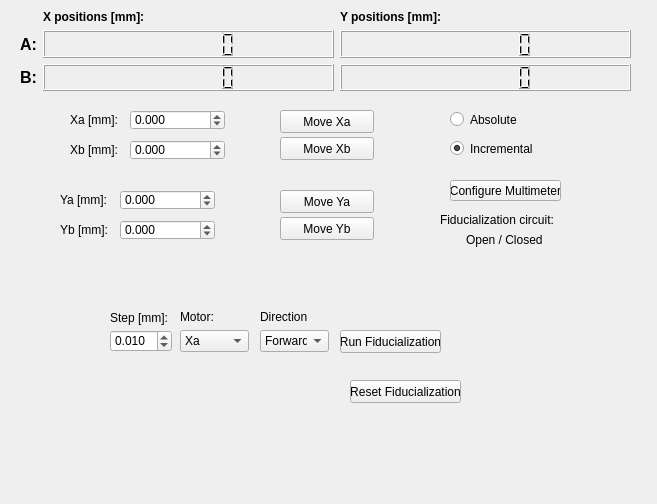
<?xml version="1.0" encoding="UTF-8"?>
<ui version="4.0">
 <class>HorizontalFiducialization</class>
 <widget class="QWidget" name="HorizontalFiducialization">
  <property name="geometry">
   <rect>
    <x>0</x>
    <y>0</y>
    <width>657</width>
    <height>504</height>
   </rect>
  </property>
  <property name="windowTitle">
   <string>Form</string>
  </property>
  <widget class="QLabel" name="label">
   <property name="geometry">
    <rect>
     <x>70</x>
     <y>110</y>
     <width>51</width>
     <height>20</height>
    </rect>
   </property>
   <property name="text">
    <string>Xa [mm]:</string>
   </property>
  </widget>
  <widget class="QLabel" name="label_2">
   <property name="geometry">
    <rect>
     <x>70</x>
     <y>140</y>
     <width>51</width>
     <height>20</height>
    </rect>
   </property>
   <property name="text">
    <string>Xb [mm]:</string>
   </property>
  </widget>
  <widget class="QLabel" name="label_3">
   <property name="geometry">
    <rect>
     <x>60</x>
     <y>190</y>
     <width>51</width>
     <height>20</height>
    </rect>
   </property>
   <property name="text">
    <string>Ya [mm]:</string>
   </property>
  </widget>
  <widget class="QLabel" name="label_4">
   <property name="geometry">
    <rect>
     <x>60</x>
     <y>220</y>
     <width>51</width>
     <height>20</height>
    </rect>
   </property>
   <property name="text">
    <string>Yb [mm]:</string>
   </property>
  </widget>
  <widget class="QDoubleSpinBox" name="dsb_Xa_pos">
   <property name="geometry">
    <rect>
     <x>130</x>
     <y>110</y>
     <width>95</width>
     <height>20</height>
    </rect>
   </property>
   <property name="decimals">
    <number>3</number>
   </property>
   <property name="minimum">
    <double>-999999.000000000000000</double>
   </property>
   <property name="maximum">
    <double>999999.000000000000000</double>
   </property>
  </widget>
  <widget class="QDoubleSpinBox" name="dsb_Xb_pos">
   <property name="geometry">
    <rect>
     <x>130</x>
     <y>140</y>
     <width>95</width>
     <height>20</height>
    </rect>
   </property>
   <property name="decimals">
    <number>3</number>
   </property>
   <property name="minimum">
    <double>-999999.000000000000000</double>
   </property>
   <property name="maximum">
    <double>999999.000000000000000</double>
   </property>
  </widget>
  <widget class="QDoubleSpinBox" name="dsb_Yb_pos">
   <property name="geometry">
    <rect>
     <x>120</x>
     <y>220</y>
     <width>95</width>
     <height>20</height>
    </rect>
   </property>
   <property name="decimals">
    <number>3</number>
   </property>
   <property name="minimum">
    <double>-999999.000000000000000</double>
   </property>
   <property name="maximum">
    <double>999999.000000000000000</double>
   </property>
  </widget>
  <widget class="QDoubleSpinBox" name="dsb_Ya_pos">
   <property name="geometry">
    <rect>
     <x>120</x>
     <y>190</y>
     <width>95</width>
     <height>20</height>
    </rect>
   </property>
   <property name="decimals">
    <number>3</number>
   </property>
   <property name="minimum">
    <double>-999999.000000000000000</double>
   </property>
   <property name="maximum">
    <double>999999.000000000000000</double>
   </property>
  </widget>
  <widget class="QPushButton" name="pbt_move_Xa">
   <property name="geometry">
    <rect>
     <x>280</x>
     <y>110</y>
     <width>94</width>
     <height>23</height>
    </rect>
   </property>
   <property name="text">
    <string>Move Xa</string>
   </property>
  </widget>
  <widget class="QPushButton" name="pbt_move_Xb">
   <property name="geometry">
    <rect>
     <x>280</x>
     <y>137</y>
     <width>94</width>
     <height>23</height>
    </rect>
   </property>
   <property name="text">
    <string>Move Xb</string>
   </property>
  </widget>
  <widget class="QPushButton" name="pbt_move_Yb">
   <property name="geometry">
    <rect>
     <x>280</x>
     <y>217</y>
     <width>94</width>
     <height>23</height>
    </rect>
   </property>
   <property name="text">
    <string>Move Yb</string>
   </property>
  </widget>
  <widget class="QPushButton" name="pbt_move_Ya">
   <property name="geometry">
    <rect>
     <x>280</x>
     <y>190</y>
     <width>94</width>
     <height>23</height>
    </rect>
   </property>
   <property name="text">
    <string>Move Ya</string>
   </property>
  </widget>
  <widget class="QDoubleSpinBox" name="dsb_fiduc_step">
   <property name="geometry">
    <rect>
     <x>110</x>
     <y>330</y>
     <width>62</width>
     <height>22</height>
    </rect>
   </property>
   <property name="decimals">
    <number>3</number>
   </property>
   <property name="value">
    <double>0.010000000000000</double>
   </property>
  </widget>
  <widget class="QComboBox" name="cmb_x_motor">
   <property name="geometry">
    <rect>
     <x>180</x>
     <y>330</y>
     <width>69</width>
     <height>22</height>
    </rect>
   </property>
   <item>
    <property name="text">
     <string>Xa</string>
    </property>
   </item>
   <item>
    <property name="text">
     <string>Xb</string>
    </property>
   </item>
  </widget>
  <widget class="QPushButton" name="pbt_fiducialization">
   <property name="geometry">
    <rect>
     <x>340</x>
     <y>330</y>
     <width>101</width>
     <height>23</height>
    </rect>
   </property>
   <property name="text">
    <string>Run Fiducialization</string>
   </property>
  </widget>
  <widget class="QComboBox" name="cmb_x_motor_dir">
   <property name="geometry">
    <rect>
     <x>260</x>
     <y>330</y>
     <width>69</width>
     <height>22</height>
    </rect>
   </property>
   <item>
    <property name="text">
     <string>Forward</string>
    </property>
   </item>
   <item>
    <property name="text">
     <string>Backward</string>
    </property>
   </item>
  </widget>
  <widget class="QRadioButton" name="rdb_absolute">
   <property name="geometry">
    <rect>
     <x>450</x>
     <y>111</y>
     <width>95</width>
     <height>17</height>
    </rect>
   </property>
   <property name="text">
    <string>Absolute</string>
   </property>
   <property name="checked">
    <bool>false</bool>
   </property>
  </widget>
  <widget class="QRadioButton" name="rdb_incremental">
   <property name="enabled">
    <bool>true</bool>
   </property>
   <property name="geometry">
    <rect>
     <x>450</x>
     <y>140</y>
     <width>95</width>
     <height>17</height>
    </rect>
   </property>
   <property name="text">
    <string>Incremental</string>
   </property>
   <property name="checked">
    <bool>true</bool>
   </property>
  </widget>
  <widget class="QLabel" name="label_5">
   <property name="geometry">
    <rect>
     <x>260</x>
     <y>310</y>
     <width>47</width>
     <height>13</height>
    </rect>
   </property>
   <property name="text">
    <string>Direction:</string>
   </property>
  </widget>
  <widget class="QLabel" name="label_6">
   <property name="geometry">
    <rect>
     <x>180</x>
     <y>310</y>
     <width>47</width>
     <height>13</height>
    </rect>
   </property>
   <property name="text">
    <string>Motor:</string>
   </property>
  </widget>
  <widget class="QLabel" name="label_7">
   <property name="geometry">
    <rect>
     <x>110</x>
     <y>310</y>
     <width>61</width>
     <height>16</height>
    </rect>
   </property>
   <property name="text">
    <string>Step [mm]:</string>
   </property>
  </widget>
  <widget class="QPushButton" name="pbt_configure_ohm">
   <property name="geometry">
    <rect>
     <x>450</x>
     <y>180</y>
     <width>111</width>
     <height>21</height>
    </rect>
   </property>
   <property name="text">
    <string>Configure Multimeter</string>
   </property>
  </widget>
  <widget class="QLabel" name="label_8">
   <property name="geometry">
    <rect>
     <x>440</x>
     <y>210</y>
     <width>121</width>
     <height>20</height>
    </rect>
   </property>
   <property name="text">
    <string>Fiducialization circuit:</string>
   </property>
  </widget>
  <widget class="QLabel" name="lbl_status">
   <property name="geometry">
    <rect>
     <x>466</x>
     <y>230</y>
     <width>81</width>
     <height>20</height>
    </rect>
   </property>
   <property name="text">
    <string>Open / Closed</string>
   </property>
  </widget>
  <widget class="QWidget" name="layoutWidget">
   <property name="geometry">
    <rect>
     <x>20</x>
     <y>10</y>
     <width>611</width>
     <height>81</height>
    </rect>
   </property>
   <layout class="QGridLayout" name="gridLayout_2">
    <item row="1" column="1">
     <widget class="QLCDNumber" name="lcd_pos1">
      <property name="digitCount">
       <number>7</number>
      </property>
     </widget>
    </item>
    <item row="0" column="2">
     <widget class="QLabel" name="label_14">
      <property name="sizePolicy">
       <sizepolicy hsizetype="Preferred" vsizetype="Maximum">
        <horstretch>0</horstretch>
        <verstretch>0</verstretch>
       </sizepolicy>
      </property>
      <property name="font">
       <font>
        <weight>75</weight>
        <bold>true</bold>
       </font>
      </property>
      <property name="text">
       <string>Y positions [mm]:</string>
      </property>
     </widget>
    </item>
    <item row="1" column="0">
     <widget class="QLabel" name="label_34">
      <property name="sizePolicy">
       <sizepolicy hsizetype="Maximum" vsizetype="Preferred">
        <horstretch>0</horstretch>
        <verstretch>0</verstretch>
       </sizepolicy>
      </property>
      <property name="font">
       <font>
        <pointsize>12</pointsize>
        <weight>75</weight>
        <bold>true</bold>
       </font>
      </property>
      <property name="text">
       <string>A:</string>
      </property>
     </widget>
    </item>
    <item row="1" column="2">
     <widget class="QLCDNumber" name="lcd_pos2">
      <property name="digitCount">
       <number>7</number>
      </property>
     </widget>
    </item>
    <item row="2" column="0">
     <widget class="QLabel" name="label_35">
      <property name="sizePolicy">
       <sizepolicy hsizetype="Maximum" vsizetype="Preferred">
        <horstretch>0</horstretch>
        <verstretch>0</verstretch>
       </sizepolicy>
      </property>
      <property name="font">
       <font>
        <pointsize>12</pointsize>
        <weight>75</weight>
        <bold>true</bold>
       </font>
      </property>
      <property name="text">
       <string>B:</string>
      </property>
     </widget>
    </item>
    <item row="2" column="2">
     <widget class="QLCDNumber" name="lcd_pos4">
      <property name="digitCount">
       <number>7</number>
      </property>
     </widget>
    </item>
    <item row="2" column="1">
     <widget class="QLCDNumber" name="lcd_pos3">
      <property name="digitCount">
       <number>7</number>
      </property>
     </widget>
    </item>
    <item row="0" column="1">
     <widget class="QLabel" name="label_13">
      <property name="sizePolicy">
       <sizepolicy hsizetype="Preferred" vsizetype="Maximum">
        <horstretch>0</horstretch>
        <verstretch>0</verstretch>
       </sizepolicy>
      </property>
      <property name="font">
       <font>
        <weight>75</weight>
        <bold>true</bold>
       </font>
      </property>
      <property name="text">
       <string>X positions [mm]:</string>
      </property>
     </widget>
    </item>
   </layout>
  </widget>
  <widget class="QPushButton" name="pbt_reset">
   <property name="geometry">
    <rect>
     <x>350</x>
     <y>380</y>
     <width>111</width>
     <height>23</height>
    </rect>
   </property>
   <property name="text">
    <string>Reset Fiducialization</string>
   </property>
  </widget>
 </widget>
 <resources/>
 <connections/>
</ui>
